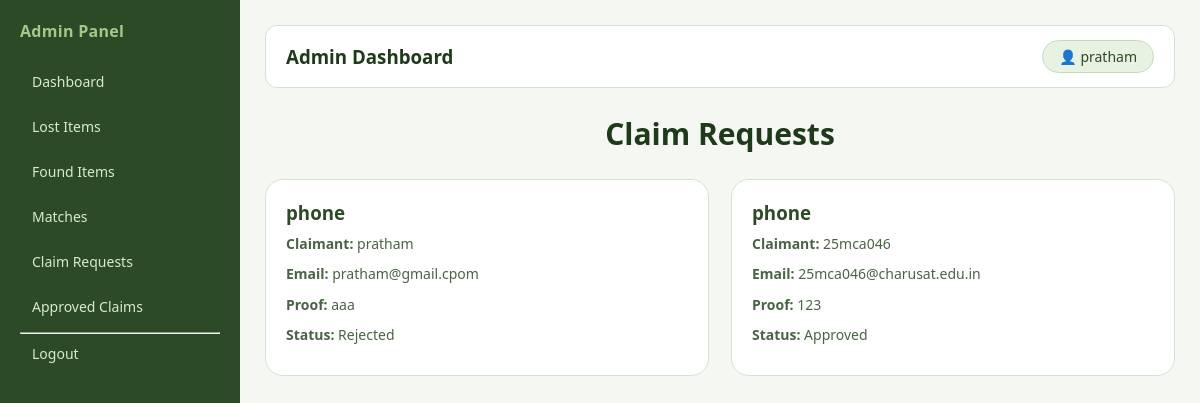
The app's page /dashboard/claim-requests/ (signed in) with its own data.
### lostfound_app/models.py (models this page shows, shortened)
class ClaimRequest(models.Model):
    lost_item = models.ForeignKey(LostItem, on_delete=models.CASCADE)
    claimant_name = models.CharField(max_length=100)
    claimant_email = models.EmailField()
    proof_details = models.TextField()
    claim_status = models.CharField(max_length=20, default='Pending')
    handover_note = models.TextField(blank=True, null=True)

class LostItem(models.Model):
    item_name = models.CharField(max_length=100)
    description = models.TextField()
    category = models.CharField(max_length=50)
    lost_date = models.DateField()
    location = models.CharField(max_length=100)
    image = models.ImageField(upload_to='item_images/', blank=True, null=True)
    contact_name = models.CharField(max_length=100)
    contact_email = models.EmailField()
    status = models.CharField(max_length=20, default='Lost')

### lostfound_app/views.py (the view)
# urls.py: path('dashboard/claim-requests/', views.dashboard_claim_requests, name='dashboard_claim_requests'),
@login_required
def dashboard_claim_requests(request):
    if not request.user.is_staff:
        return HttpResponse("You are not authorized to access this page.")
    claim_requests = ClaimRequest.objects.all().order_by('-id')
    return render(request, 'lostfound_app/dashboard_claim_requests.html', {'claim_requests': claim_requests})

### lostfound_app/templates/lostfound_app/dashboard_claim_requests.html (shortened to what this page needs)
{% extends 'lostfound_app/base2.html' %}
{% block content %}
<h2 class="page-title">Claim Requests</h2>
<div class="item-grid">
    {% for claim in claim_requests %}
    <div class="item-card">
        <h3>{{ claim.lost_item.item_name }}</h3>
        <p><strong>Claimant:</strong> {{ claim.claimant_name }}</p>
        <p><strong>Email:</strong> {{ claim.claimant_email }}</p>
        <p><strong>Proof:</strong> {{ claim.proof_details }}</p>
        <p><strong>Status:</strong> {{ claim.claim_status }}</p>
    </div>
    {% endfor %}
</div>
{% endblock %}

### lostfound_app/templates/lostfound_app/base2.html (shortened to what this page needs)
{% load static %}
<!DOCTYPE html>
<html>
<head>
    <link rel="stylesheet" href="{% static 'lostfound_app/css/style1.css' %}">
</head>
<body>
<div class="admin-container">
    <div class="sidebar">
        <h2>Admin Panel</h2>
        <a href="{% url 'dashboard_home' %}">Dashboard</a>
        <a href="{% url 'dashboard_lost_items' %}">Lost Items</a>
        <a href="{% url 'dashboard_found_items' %}">Found Items</a>
        <a href="{% url 'dashboard_match_items' %}">Matches</a>
        <a href="{% url 'dashboard_claim_requests' %}">Claim Requests</a>
        <a href="{% url 'dashboard_approved_claims' %}">Approved Claims</a>
        <hr>
        <a href="{% url 'logout' %}">Logout</a>
    </div>
    <div class="admin-main">
        <div class="admin-topbar">
            <h3>Admin Dashboard</h3>
            <div class="admin-user">
                👤 {{ user.username }}
            </div>
        </div>
        {% block content %}
        {% endblock %}
    </div>
</div>
</body>
</html>

### lostfound_app/static/lostfound_app/css/style1.css (style rules this page uses)
* { margin: 0; padding: 0; box-sizing: border-box; }
body { font-family: 'Segoe UI', sans-serif; background: #f4f7f2; color: #2d3b2a; min-height: 100vh; }
.page-title { margin-bottom: 25px; color: #1e3a1a; font-size: 30px; text-align: center; font-weight: 700; }
.item-grid { display: grid; grid-template-columns: repeat(auto-fit, minmax(280px, 1fr)); gap: 22px; }
.item-card { background: #ffffff; padding: 20px; border-radius: 18px; border: 1px solid #d4e4ce; transition: transform 0.2s ease, border-color 0.2s ease; }
.item-card h3 { margin-bottom: 8px; color: #2d4a27; font-weight: 600; }
.item-card p { margin-bottom: 8px; line-height: 1.6; color: #4a6345; font-size: 14px; }

### lostfound_app/templates/lostfound_app/base2.html (style rules this page uses)
.admin-container { display: flex; min-height: 100vh; }
.sidebar { width: 240px; background: #2d4a27; color: #eef4eb; padding: 20px; }
.sidebar h2 { margin-bottom: 20px; color: #a3c98a; font-weight: 600; font-size: 16px; letter-spacing: 0.3px; }
.sidebar a { display: block; color: #d6eacd; text-decoration: none; padding: 10px 12px; margin-bottom: 6px; border-radius: 8px; font-size: 14px; font-weight: 500; transition: background 0.2s ease, color 0.2s ease; }
.admin-main { flex: 1; padding: 25px; background: #f4f7f2; }
.admin-topbar { display: flex; justify-content: space-between; align-items: center; margin-bottom: 25px; background: #ffffff; border: 1px solid #d4e4ce; border-radius: 12px; padding: 14px 20px; }
.admin-topbar h3 { color: #1e3a1a; font-weight: 600; }
.admin-user { font-weight: 500; font-size: 14px; color: #2d4a27; background: #e8f2e3; border: 1px solid #c4ddb9; padding: 6px 16px; border-radius: 20px; }

### records on screen
ClaimRequest: lost_item.item_name "phone", claimant_name "pratham", claimant_email "pratham@gmail.cpom", proof_details "aaa", claim_status "Rejected"
ClaimRequest: lost_item.item_name "phone", claimant_name "25mca046", claimant_email "25mca046@charusat.edu.in", proof_details "123", claim_status "Approved"

### other values on screen
{{ user.username }} "pratham"
